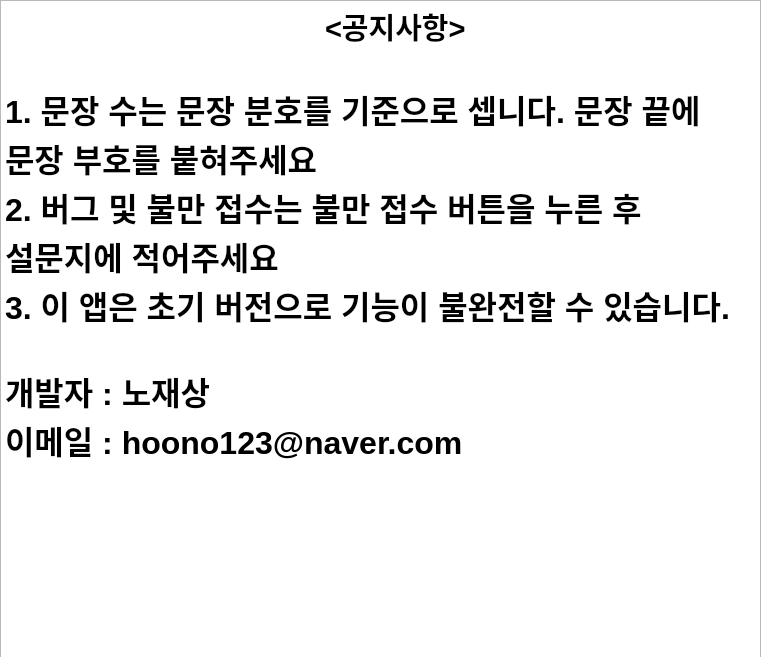
<?xml version="1.0" encoding="UTF-8"?>
<ui version="4.0">
 <class>widget</class>
 <widget class="QWidget" name="widget">
  <property name="windowModality">
   <enum>Qt::ApplicationModal</enum>
  </property>
  <property name="geometry">
   <rect>
    <x>0</x>
    <y>0</y>
    <width>761</width>
    <height>657</height>
   </rect>
  </property>
  <property name="windowTitle">
   <string>공지사항</string>
  </property>
  <widget class="QTextBrowser" name="textBrowser">
   <property name="geometry">
    <rect>
     <x>0</x>
     <y>0</y>
     <width>761</width>
     <height>661</height>
    </rect>
   </property>
   <property name="font">
    <font>
     <family>Arial</family>
     <pointsize>9</pointsize>
    </font>
   </property>
   <property name="layoutDirection">
    <enum>Qt::LeftToRight</enum>
   </property>
   <property name="html">
    <string>&lt;!DOCTYPE HTML PUBLIC &quot;-//W3C//DTD HTML 4.0//EN&quot; &quot;http://www.w3.org/TR/REC-html40/strict.dtd&quot;&gt;
&lt;html&gt;&lt;head&gt;&lt;meta name=&quot;qrichtext&quot; content=&quot;1&quot; /&gt;&lt;style type=&quot;text/css&quot;&gt;
p, li { white-space: pre-wrap; }
&lt;/style&gt;&lt;/head&gt;&lt;body style=&quot; font-family:'Arial'; font-size:9pt; font-weight:400; font-style:normal;&quot;&gt;
&lt;p style=&quot; margin-top:0px; margin-bottom:0px; margin-left:0px; margin-right:0px; -qt-block-indent:0; text-indent:0px;&quot;&gt;&lt;span style=&quot; font-family:'Gulim'; font-size:22pt; font-weight:600;&quot;&gt;				&amp;lt;공지사항&amp;gt;&lt;/span&gt;&lt;/p&gt;
&lt;p style=&quot;-qt-paragraph-type:empty; margin-top:0px; margin-bottom:0px; margin-left:0px; margin-right:0px; -qt-block-indent:0; text-indent:0px; font-family:'Gulim'; font-size:24pt; font-weight:600;&quot;&gt;&lt;br /&gt;&lt;/p&gt;
&lt;p style=&quot; margin-top:0px; margin-bottom:0px; margin-left:0px; margin-right:0px; -qt-block-indent:0; text-indent:0px;&quot;&gt;&lt;span style=&quot; font-family:'Gulim'; font-size:24pt; font-weight:600;&quot;&gt;1. 문장 수는 문장 분호를 기준으로 셉니다. 문장 끝에 문장 부호를 붙혀주세요&lt;/span&gt;&lt;/p&gt;
&lt;p style=&quot; margin-top:0px; margin-bottom:0px; margin-left:0px; margin-right:0px; -qt-block-indent:0; text-indent:0px;&quot;&gt;&lt;span style=&quot; font-family:'Gulim'; font-size:24pt; font-weight:600;&quot;&gt;2. 버그 및 불만 접수는 불만 접수 버튼을 누른 후 설문지에 적어주세요&lt;/span&gt;&lt;/p&gt;
&lt;p style=&quot; margin-top:0px; margin-bottom:0px; margin-left:0px; margin-right:0px; -qt-block-indent:0; text-indent:0px;&quot;&gt;&lt;span style=&quot; font-family:'Gulim'; font-size:24pt; font-weight:600;&quot;&gt;3. 이 앱은 초기 버전으로 기능이 불완전할 수 있습니다.&lt;/span&gt;&lt;/p&gt;
&lt;p style=&quot;-qt-paragraph-type:empty; margin-top:0px; margin-bottom:0px; margin-left:0px; margin-right:0px; -qt-block-indent:0; text-indent:0px; font-family:'Gulim'; font-size:24pt; font-weight:600;&quot;&gt;&lt;br /&gt;&lt;/p&gt;
&lt;p style=&quot; margin-top:0px; margin-bottom:0px; margin-left:0px; margin-right:0px; -qt-block-indent:0; text-indent:0px;&quot;&gt;&lt;span style=&quot; font-family:'Gulim'; font-size:24pt; font-weight:600;&quot;&gt;개발자 : 노재상&lt;/span&gt;&lt;/p&gt;
&lt;p style=&quot; margin-top:0px; margin-bottom:0px; margin-left:0px; margin-right:0px; -qt-block-indent:0; text-indent:0px;&quot;&gt;&lt;span style=&quot; font-family:'Gulim'; font-size:24pt; font-weight:600;&quot;&gt;이메일 : hoono123@naver.com&lt;/span&gt;&lt;/p&gt;
&lt;p style=&quot;-qt-paragraph-type:empty; margin-top:0px; margin-bottom:0px; margin-left:0px; margin-right:0px; -qt-block-indent:0; text-indent:0px; font-family:'Gulim'; font-size:24pt; font-weight:600;&quot;&gt;&lt;br /&gt;&lt;/p&gt;
&lt;p style=&quot;-qt-paragraph-type:empty; margin-top:0px; margin-bottom:0px; margin-left:0px; margin-right:0px; -qt-block-indent:0; text-indent:0px; font-family:'Gulim'; font-size:24pt; font-weight:600;&quot;&gt;&lt;br /&gt;&lt;/p&gt;
&lt;p style=&quot;-qt-paragraph-type:empty; margin-top:0px; margin-bottom:0px; margin-left:0px; margin-right:0px; -qt-block-indent:0; text-indent:0px; font-family:'Gulim'; font-size:24pt; font-weight:600;&quot;&gt;&lt;br /&gt;&lt;/p&gt;
&lt;p style=&quot; margin-top:0px; margin-bottom:0px; margin-left:0px; margin-right:0px; -qt-block-indent:0; text-indent:0px;&quot;&gt;&lt;span style=&quot; font-family:'Gulim'; font-size:24pt; font-weight:600;&quot;&gt; &lt;/span&gt;&lt;/p&gt;&lt;/body&gt;&lt;/html&gt;</string>
   </property>
  </widget>
 </widget>
 <resources/>
 <connections/>
</ui>
